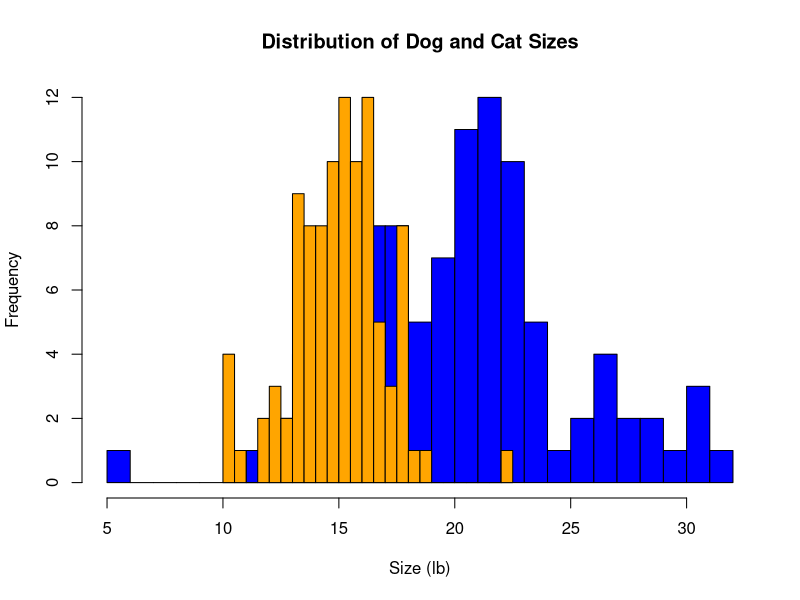

R code for this plot:
## ---- chunk 1
knitr::opts_chunk$set(echo = TRUE)
knitr::opts_chunk$set(warning = FALSE, message = FALSE) 
## ---- chunk 2
# Installing and loading libraries 
library(tidyverse)
library(dplyr)
library(ggplot2)
library(car)
## ---- chunk 3
#nothing is ever truly random when "randomly" generated on a computer - always pseudo random
#set.seed(124) #can be used to get the same "random" sample consistently 
dog_mu = 20
dog_sigma = 5
dog_sample = rnorm(100,dog_mu,dog_sigma)
cat_mu = 15
cat_sigma = 2
cat_sample = rnorm(100,cat_mu,cat_sigma)

#random R tip #1: to view any variable, highlight it and Cmd+enter/Ctrl+enter 
## ---- chunk 4
# create histogram of dog size
hist_dog <- hist(dog_sample,
main="Distribution of Dog Sizes",
xlab="Size",
col="blue",
alpha = 0.6, 
freq=FALSE,
breaks = 20,
plot = FALSE
)
# create histogram of cat size
hist_cat <- hist(cat_sample,
main="Distribution of Cat Sizes",
xlab="Size",
col="orange",
alpha = 0.4, 
freq=FALSE,
breaks = 20,
plot = FALSE
)

# plot two distributions together
plot(hist_dog, col = "blue", xlab = "Size (lb)", main = "Distribution of Dog and Cat Sizes")
plot(hist_cat, col = "orange", add = TRUE)

#try other ways to visualize the data here 
# <\br>

## ---- chunk 5
#summarizing our data  
dog_mean <- mean(dog_sample)
dog_sd <- sd(dog_sample)

cat_mean <- mean(cat_sample)
cat_sd <- sd(cat_sample)
## ---- chunk 6
#Running the Shapiro-Wilk test for normality
shapiro.test(dog_sample)
shapiro.test(cat_sample)
## ---- chunk 7
#because Levene's test was written for data frames, we will have to wrangle our two vectors into a data frame to get in the required format before running Levene's test 
data_frame <- as.data.frame(cbind(dog_sample, cat_sample))
data_frame <- pivot_longer(data_frame, everything(), names_to = "variable", values_to = "value")
leveneTest(value ~ variable, data_frame)

#NOTE: a lot of the plots and other tests we ran above can be redone in a more efficient and elegant way with our data_frame. Give it a try! 
# <\br>
## ---- chunk 8
# Perform t-test here
t.test(dog_sample,cat_sample,var.equal = TRUE) #The Independent two sample t-test 
t.test(dog_sample,cat_sample,var.equal = FALSE) #The Welch's t-test for nonhomogeneity
